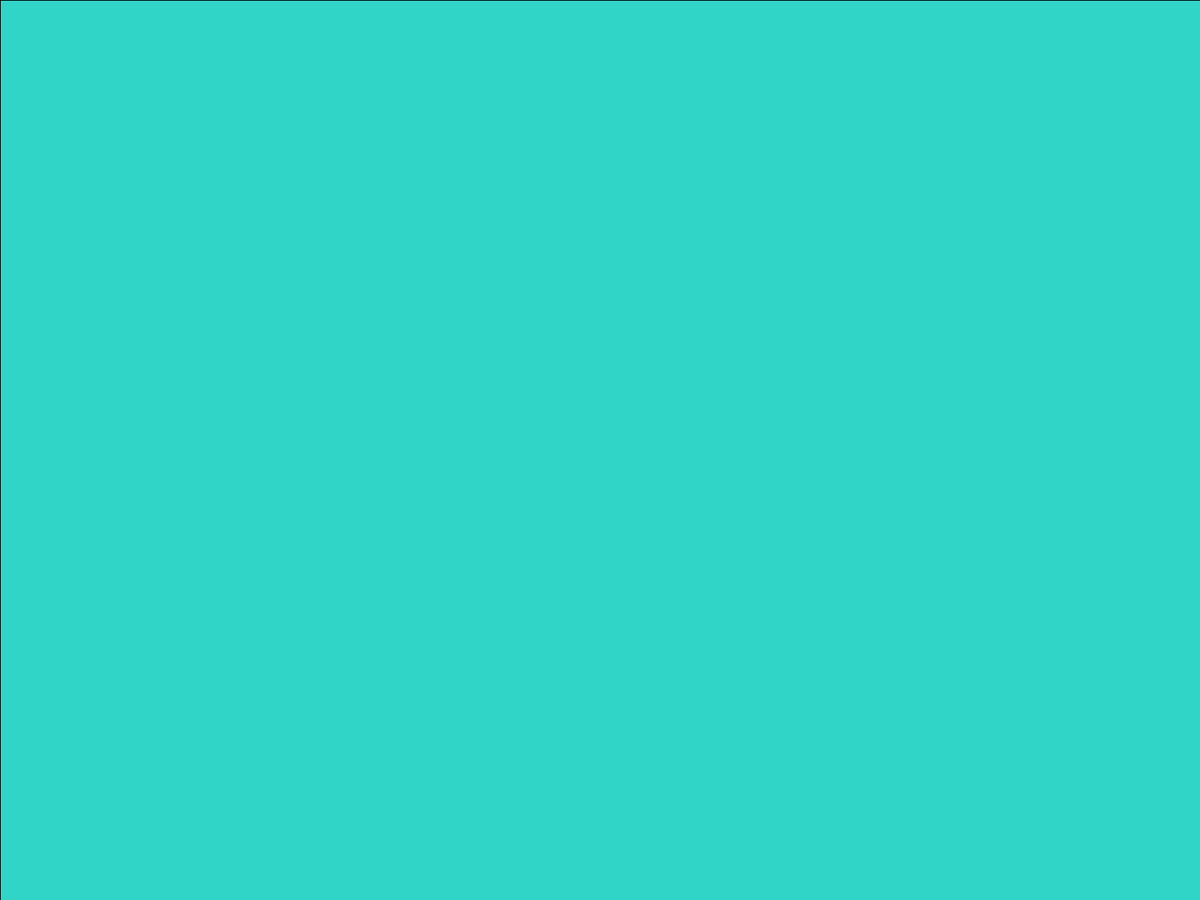
Frame 1 (no input)
Frame 60 (the mouse pressed at the canvas centre just before this capture): identical to frame 1, image omitted
Frame 120 (the mouse held since frame 60 and released just before this capture): identical to frame 1, image omitted

The Processing sketch that drew this single still picture (run headless with seeded random() and noise(); from frame 60 on, the mouse is pressed at the canvas centre):

// Processing sketch: pong
// ── pong.pde
float menuX,menuY,menuWidth,menuHeight;
float menuBackGroundRed,menuBackGroundGreen,menuBackGroundBlue,Red,Green,Blue;



void setup() {
  fullScreen();
  
  menuX=0;
  menuY=0;
  menuWidth=displayWidth;
  menuHeight=displayHeight;
}

void draw() {
 menuBackGroundRed=48;
 menuBackGroundGreen=213;
  menuBackGroundBlue=200;
  fill(menuBackGroundRed,menuBackGroundGreen,menuBackGroundBlue);
  rect(menuX,menuY,menuWidth,menuHeight);
}

void keyPressed() {
  
}

void mousePressed() {
  
}
